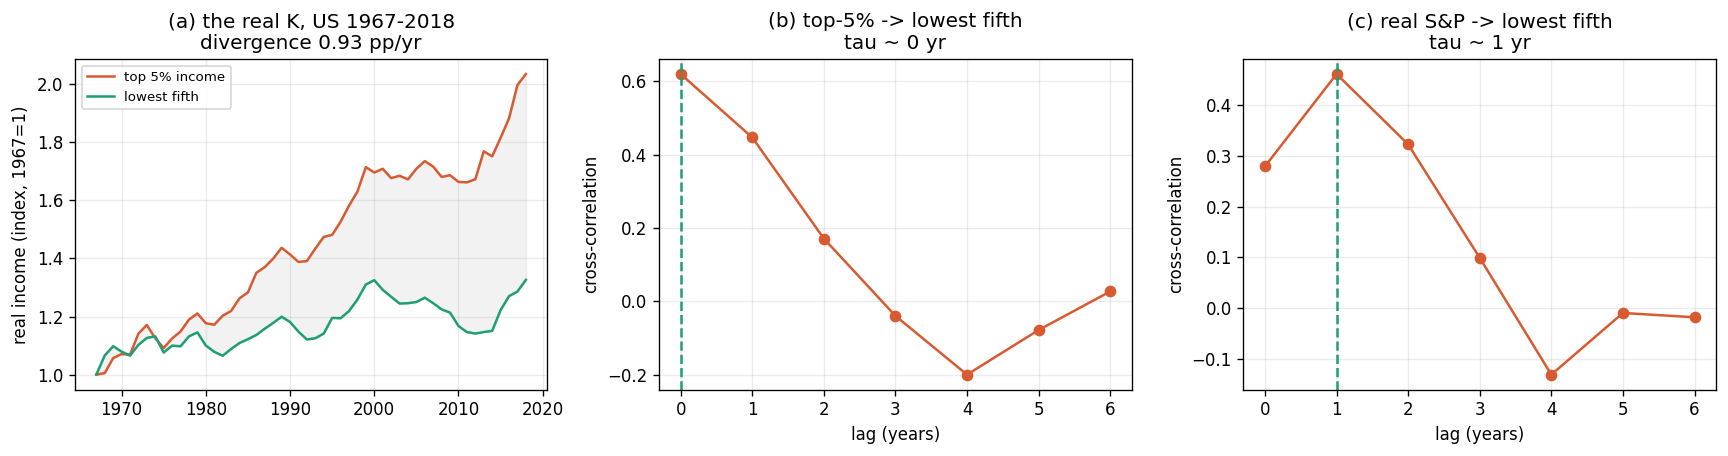

Reproduce this figure in Python.
"""
real_tau.py
===========
A FIRST real-data estimate of consumer-return latency tau, using genuinely real,
publicly mirrored series (no synthetic data):

  * TOP / ASSET side  : Shiller real S&P 500 price (monthly 1871-2026)
                        -- equity wealth, ~87% held by the top decile.
  * CONSUMER side     : U.S. Census real household income upper limits by fifth
                        + top 5% (annual 1967-2018).

Two latency cuts:
  (i)  within-income distributional latency:  Top 5% income  ->  Lowest fifth
  (ii) asset-to-consumer latency (Cantillon):  Real S&P 500   ->  Lowest fifth
Plus the K-shape divergence rate (Top 5% vs Lowest growth, 1967-2018).

CAVEATS (state these in the paper): annual data, ~52 points; quintile *upper
limits* proxy each group; real S&P proxies top wealth. This is a coarse but REAL
estimate. The canonical quarterly run (top-1% net worth vs real median earnings)
needs FRED and is in calibrate.py's FRED recipe.

Data sources (downloaded from GitHub mirrors):
  sp500.csv : raw.githubusercontent.com/datasets/s-and-p-500
  hh.csv    : raw.githubusercontent.com/datasets/household-income-us-historical
License: MIT.
"""
import re
import numpy as np
import pandas as pd
from calibrate import estimate_lag_gain, divergence_rate


def load_household(path="hh.csv"):
    df = pd.read_csv(path)
    # Year column has footnotes like "2017 (40)" and dupes -> extract int year
    df["yr"] = df["Year"].astype(str).str.extract(r"(\d{4})").astype(int)
    df = df.drop_duplicates(subset="yr", keep="first").sort_values("yr")
    for c in ["Lowest", "Second", "Third", "Fourth", "Top 5 percent"]:
        df[c] = pd.to_numeric(df[c], errors="coerce")
    return df.dropna(subset=["Lowest", "Top 5 percent"]).reset_index(drop=True)


def load_sp_annual(path="sp500.csv"):
    df = pd.read_csv(path)
    df["yr"] = df["Date"].str.slice(0, 4).astype(int)
    df = df[df["Real Price"] > 0]                      # drop months w/o CPI yet
    return df.groupby("yr")["Real Price"].mean().reset_index()


def main():
    import matplotlib
    matplotlib.use("Agg")
    import matplotlib.pyplot as plt
    plt.rcParams.update({"font.size": 10, "axes.grid": True,
                         "grid.alpha": 0.25, "figure.dpi": 120})
    TEAL, CORAL, GRAY = "#1D9E75", "#D85A30", "#5F5E5A"

    hh = load_household()
    sp = load_sp_annual()
    merged = hh.merge(sp, on="yr", how="inner")
    y0, y1 = int(merged.yr.min()), int(merged.yr.max())
    yrs = merged.yr.values.astype(float)

    top_inc = merged["Top 5 percent"].values
    low_inc = merged["Lowest"].values
    sp_real = merged["Real Price"].values

    print(f"Real data span: {y0}-{y1}  ({len(merged)} annual points)\n")

    # --- divergence rate (K diagnostic) ---
    dv = divergence_rate(yrs, top_inc, low_inc)
    print("K-SHAPE DIVERGENCE (real income limits):")
    print(f"  top-5% real income growth : {dv['g_top']*100:.2f} %/yr")
    print(f"  lowest-fifth real growth  : {dv['g_bot']*100:.2f} %/yr")
    print(f"  divergence (top - bottom) : {dv['divergence']*100:.2f} pp/yr  "
          f"(positive => K)\n")

    # --- latency cut (i): within-income, Top5% -> Lowest ---
    est_i = estimate_lag_gain(np.diff(np.log(top_inc)),
                              np.diff(np.log(low_inc)), dt=1.0, max_lag_q=6)
    # --- latency cut (ii): asset -> consumer, real S&P -> Lowest ---
    est_ii = estimate_lag_gain(np.diff(np.log(sp_real)),
                               np.diff(np.log(low_inc)), dt=1.0, max_lag_q=6)

    print("CONSUMER-RETURN LATENCY tau (REAL DATA, coarse annual):")
    print(f"  (i)  Top-5% income  -> Lowest fifth : tau ~ {est_i['tau_years']:.0f} yr"
          f"   (corr {est_i['best_corr']:.2f})")
    print(f"  (ii) Real S&P 500   -> Lowest fifth : tau ~ {est_ii['tau_years']:.0f} yr"
          f"   (corr {est_ii['best_corr']:.2f})")
    print("\n  Interpretation (honest): at ANNUAL resolution the income-flow latency is")
    print("  short -- top and bottom *incomes* co-move (lag~0), and asset prices lead")
    print("  bottom income by ~1yr. Yet divergence is still +0.93pp/yr. That gap is NOT")
    print("  produced by a long *wage* lag -- it compounds through the slow *ownership/")
    print("  capital* return loop, which these income series don't capture. Implication:")
    print("  the high-tau channel to attack is CAPITAL/OWNERSHIP return, not wage flow --")
    print("  which is exactly why the instrument is a consumer *equity* stake, not a")
    print("  wage top-up. (Canonical wealth-side tau: run calibrate.py's FRED recipe.)")

    # --- figure ---
    fig, ax = plt.subplots(1, 3, figsize=(14.5, 3.9))
    # (a) the real K: top5% vs lowest, indexed
    ax[0].plot(yrs, top_inc / top_inc[0], color=CORAL, label="top 5% income")
    ax[0].plot(yrs, low_inc / low_inc[0], color=TEAL, label="lowest fifth")
    ax[0].fill_between(yrs, low_inc / low_inc[0], top_inc / top_inc[0],
                       color=GRAY, alpha=0.08)
    ax[0].set_title(f"(a) the real K, US {y0}-{y1}\n"
                    f"divergence {dv['divergence']*100:.2f} pp/yr")
    ax[0].set_ylabel(f"real income (index, {y0}=1)")
    ax[0].legend(fontsize=8)

    # (b) cross-correlation vs lag, cut (i)
    ax[1].plot(est_i["lags"], est_i["corr"], "o-", color=CORAL)
    ax[1].axvline(est_i["lag_periods"], ls="--", color=TEAL)
    ax[1].set_xlabel("lag (years)"); ax[1].set_ylabel("cross-correlation")
    ax[1].set_title(f"(b) top-5% -> lowest fifth\ntau ~ {est_i['tau_years']:.0f} yr")

    # (c) cross-correlation vs lag, cut (ii)
    ax[2].plot(est_ii["lags"], est_ii["corr"], "o-", color=CORAL)
    ax[2].axvline(est_ii["lag_periods"], ls="--", color=TEAL)
    ax[2].set_xlabel("lag (years)"); ax[2].set_ylabel("cross-correlation")
    ax[2].set_title(f"(c) real S&P -> lowest fifth\ntau ~ {est_ii['tau_years']:.0f} yr")
    fig.tight_layout(); fig.savefig("real_tau.png", bbox_inches="tight")
    print("\nWrote real_tau.png")


if __name__ == "__main__":
    main()
